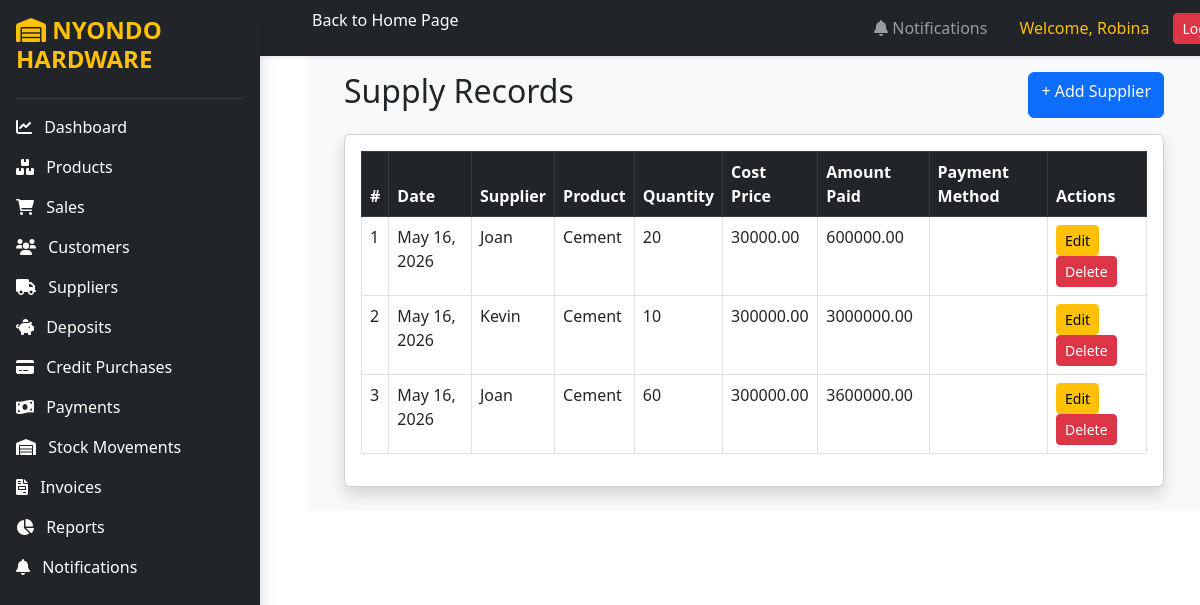
Page /suppliers/ (signed in) on the committed database.
### core/models.py (models this page shows, shortened)
class Supplier(models.Model):
    PAYMENT_STATUS = [
        ('Pending', 'Pending'),
        ('Partial', 'Partial'),
        ('Paid', 'Paid'),
    ]
    product = models.ForeignKey(Product,on_delete=models.CASCADE)
    supplier_name = models.CharField(max_length=100)
    quantity = models.IntegerField(validators=[MinValueValidator(0)])
    cost_price = models.DecimalField(max_digits=10,decimal_places=2)
    total_cost = models.DecimalField(max_digits=12,decimal_places=2,default=0)
    amount_paid = models.DecimalField(max_digits=12,decimal_places=2,default=0)
    balance = models.DecimalField(max_digits=12,decimal_places=2,default=0)
    payment_status = models.CharField( max_length=20,choices=PAYMENT_STATUS,default='Pending')
    date = models.DateField()

class Product(models.Model):
    name = models.CharField(max_length=100,validators=[MinLengthValidator(2)])
    category = models.CharField(max_length=100,validators=[MinLengthValidator(2)])
    unit_cost = models.DecimalField(max_digits=10,decimal_places=2,validators=[MinValueValidator(0)])
    selling_price = models.DecimalField(max_digits=10,decimal_places=2,validators=[MinValueValidator(0)])
    stock_quantity = models.IntegerField(validators=[MinValueValidator(0)])
    def __str__(self):
        return self.name

### core/views.py (the view)
# urls.py: path('suppliers/',views.suppliers,name='suppliers'),
@login_required
def suppliers(request):
    suppliers = Supplier.objects.all().order_by('-date')
    context = {'suppliers': suppliers}
    return render(request,'suppliers.html',context)

### core/templates/suppliers.html
{% extends 'base.html' %} {% block content %}
<div class="container mt-5">
    <div class="d-flex justify-content-between mb-3">
        <h2>Supply Records</h2>
        <a href="{% url 'add_supplier' %}" class="btn btn-primary">
           + Add Supplier
        </a>
    </div>
    <div class="card shadow">
        <div class="card-body table-responsive">
            <table class="table table-bordered table-hover">
                <thead class="table-dark">
                    <tr>
                        <th>#</th>
                        <th>Date</th>
                        <th>Supplier</th>
                        <th>Product</th>
                        <th>Quantity</th>
                        <th>Cost Price</th>
                        <th>Amount Paid</th>
                        <th>Payment Method</th>
                        <th>Actions</th>
                    </tr>
                </thead>
                <tbody>
                    {% for supplier in suppliers %}
                    <tr>
                        <td>{{ forloop.counter }}</td>
                        <td>{{ supplier.date }}</td>
                        <td>{{ supplier.supplier_name }}</td>
                        <td>{{ supplier.product }}</td>
                        <td>{{ supplier.quantity }}</td>
                        <td>{{ supplier.cost_price }}</td>
                        <td>{{ supplier.amount_paid }}</td>
                        <td>{{ supplier.method_of_payment }}</td>
                        <td>
                            <a href="{% url 'edit_supplier' supplier.id %}" class="btn btn-warning btn-sm">
                                Edit
                            </a>
                            <a href="{% url 'delete_supplier' supplier.id %}" class="btn btn-danger btn-sm"
                                onclick="return confirm('Delete this supplier?');">
                                Delete
                            </a>
                        </td>
                    </tr>
                    {% empty %}
                    <tr>
                        <td colspan="8" class="text-center">No suppliers found</td>
                    </tr>
                    {% endfor %}
                </tbody>
            </table>
        </div>
    </div>
</div>
{% endblock %}

### core/templates/base.html (shortened to what this page needs)
<!doctype html>
<html>
<head>
  <link href="https://cdn.jsdelivr.net/npm/bootstrap@5.3.0/dist/css/bootstrap.min.css" rel="stylesheet" />
  <link rel="stylesheet" href="https://cdnjs.cloudflare.com/ajax/libs/font-awesome/6.0.0/css/all.min.css" />
</head>
<body>
  <div>
    <div style="position: fixed; margin-left: 250px; width: 1000px">
      <nav class="navbar navbar-expand-lg navbar-dark bg-dark shadow-sm">
        <div class="container-fluid">
          <div class="collapse navbar-collapse" id="navbarContent" style="margin-left: 50px">
            <a href="/" class="text-white text-decoration-none d-block mb-3">Back to Home Page</a>
            <ul class="navbar-nav ms-auto align-items-center">
              {% if user.is_authenticated %}
              <li class="nav-item me-3">
                <a class="nav-link position-relative" href="{% url 'notifications' %}">
                  <i class="fas fa-bell"></i>
                  Notifications
                </a>
              </li>
              <li class="nav-item me-3">
                <span class="nav-link text-warning">
                  Welcome, {{ request.user.username }}
                </span>
              </li>
              <li class="nav-item">
                <a class="btn btn-danger btn-sm" href="{% url 'logout' %}">
                  Logout
                </a>
              </li>
              {% endif %}
            </ul>
          </div>
        </div>
      </nav>
    </div>
    <div class="d-flex">
      <div class="d-flex">
        <div class="d-flex">
          <div class="bg-dark text-white p-3 vh-100 shadow" style="width: 260px; position: fixed">
            <h4 class="fw-bold text-warning mb-4">
              <i class="fas fa-warehouse"></i>
              NYONDO HARDWARE
            </h4>
            <hr class="text-secondary" />
            <a href="{% url 'dashboard' %}" class="text-white text-decoration-none d-block mb-3">
              <i class="fas fa-chart-line me-2"></i>
              Dashboard
            </a>
            <a href="{% url 'products' %}" class="text-white text-decoration-none d-block mb-3">
              <i class="fas fa-boxes me-2"></i>
              Products
            </a>
            <a href="{% url 'sales' %}" class="text-white text-decoration-none d-block mb-3">
              <i class="fas fa-cart-shopping me-2"></i>
              Sales
            </a>
            <a href="{% url 'customers' %}" class="text-white text-decoration-none d-block mb-3">
              <i class="fas fa-users me-2"></i>
              Customers
            </a>
            <a href="{% url 'suppliers' %}" class="text-white text-decoration-none d-block mb-3">
              <i class="fas fa-truck me-2"></i>
              Suppliers
            </a>
            <a href="{% url 'deposits' %}" class="text-white text-decoration-none d-block mb-3">
              <i class="fas fa-piggy-bank me-2"></i>
              Deposits
            </a>
            <a href="{% url 'credit_purchases' %}" class="text-white text-decoration-none d-block mb-3">
              <i class="fas fa-credit-card me-2"></i>
              Credit Purchases
            </a>
            <a href="{% url 'payments' %}" class="text-white text-decoration-none d-block mb-3">
              <i class="fas fa-money-bill-wave me-2"></i>
              Payments
            </a>
            <a href="{% url 'stock_movements' %}" class="text-white text-decoration-none d-block mb-3">
              <i class="fas fa-warehouse me-2"></i>
              Stock Movements
            </a>
            <a href="{% url 'invoices' %}" class="text-white text-decoration-none d-block mb-3">
              <i class="fas fa-file-invoice me-2"></i>
              Invoices
            </a>
            <a href="{% url 'reports' %}" class="text-white text-decoration-none d-block mb-3">
              <i class="fas fa-chart-pie me-2"></i>
              Reports
            </a>
            <a href="{% url 'notifications' %}" class="text-white text-decoration-none d-block mb-3">
              <i class="fas fa-bell me-2"></i>
              Notifications
            </a>
          </div>
        </div>
        <div class="p-4" style="margin-left: 260px; width: 100%">
        </div>
      </div>
      <div class="p-4 w-100 bg-light">{% block content %}{% endblock %}</div>
    </div>
  </div>
</body>
</html>

### rows in the picture
Supplier: date "May 16, 2026", supplier_name "Joan", product "Cement", quantity "20", cost_price "30000.00", amount_paid "600000.00"
Supplier: date "May 16, 2026", supplier_name "Kevin", product "Cement", quantity "10", cost_price "300000.00", amount_paid "3000000.00"
Supplier: date "May 16, 2026", supplier_name "Joan", product "Cement", quantity "60", cost_price "300000.00", amount_paid "3600000.00"

### other values in the picture
{{ request.user.username }} "Robina"
